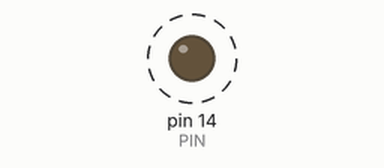
Recording of a sketch running on a simulated Arduino Uno, built with avr-gcc and run on an emulated ATmega328P. Shown: output pins drawn as LEDs (lit = HIGH). Dashed ring = blinking. What the sketch prints to the serial monitor is not drawn.

Above: at 0.2 s.
Timing chart, 0 to 3.0 s (numbered marks = the images above):
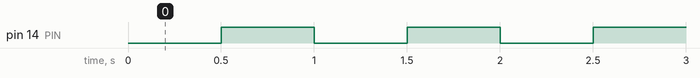

The sketch:

Led.ino
```cpp
#include "Arduino.h"
//The setup function is called once at startup of the sketch

#define PIN 14    		// what pin we're connected to

void setup()
{
//	pinMode(13, OUTPUT);  // Set digital pin 13 -> output
	pinMode(PIN, OUTPUT);  // Set digital pin 12 -> output
	Serial.begin(9600);

}

// The loop function is called in an endless loop
void loop()
{
//	digitalWrite(13, HIGH);      // Pin 13 = 5 V, LED emits light
	digitalWrite(PIN, LOW);      // Pin 12 = 5 V, LED emits light
	delay(500);                  // ..for 0.5 seconds
//	digitalWrite(13, LOW);       // Pin 13 = 0 V, LED no light
	digitalWrite(PIN, HIGH);       // Pin 12 = 0 V, LED no light
    Serial.print(" Light");
	delay(500);                  // ..for 0.5 seconds
  }
```

.ino.cpp
```cpp
#ifdef __IN_ECLIPSE__
//This is a automatic generated file
//Please do not modify this file
//If you touch this file your change will be overwritten during the next build
//This file has been generated on 2017-07-27 16:20:38

#include "Arduino.h"
#include "Arduino.h"
void setup() ;
void loop() ;

#include "Led.ino"


#endif
```

Measured:
- by itself, pin 14 (PIN): alternates HIGH for 0.50 s and LOW for 0.50 s
